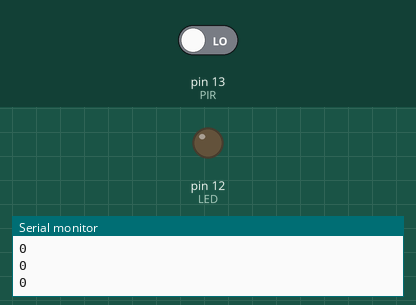
This sketch was run on a simulated Arduino Uno, built with avr-gcc and run on an emulated ATmega328P. Shown: output pins drawn as LEDs (lit = HIGH), the last lines printed to the serial monitor. Inputs (shaded band) come from the test bench; at power-on: pin 13 (PIR) LOW.

Above: at 1.3 s.
1.4 s: pin 13 (PIR) driven HIGH
At 2.5 s:
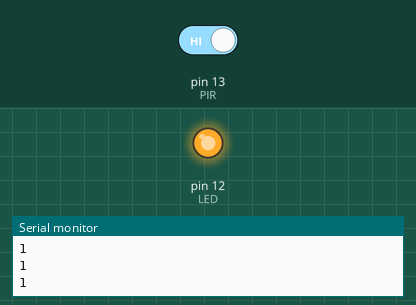
3.0 s: pin 13 (PIR) driven LOW
At 3.6 s:
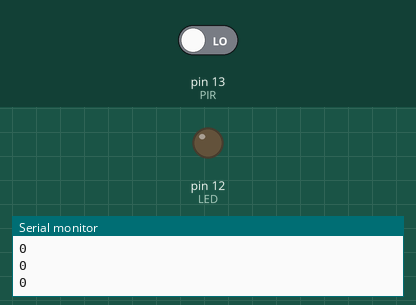
Timing chart, 0 to 6.0 s (numbered marks = the images above; inputs shaded):
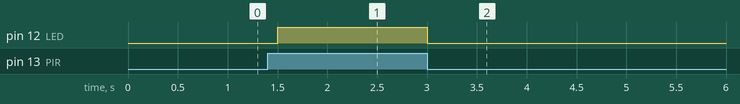

Measured:
- after the input at 1.4 s, pin 12 (LED): LOW → HIGH after 0.10 s
- after the input at 3.0 s, pin 12 (LED): HIGH → LOW at once

The sketch:

pir.ino
```cpp
#define PIR 13
#define LED 12

void setup() {
	pinMode(PIR, INPUT);
	pinMode(LED, OUTPUT);
	Serial.begin(9600);
}

void loop() {
	int valeurPIR = digitalRead(PIR);
	Serial.println(valeurPIR);
	if(valeurPIR == 1){
		digitalWrite(LED, HIGH);
	} else {
		digitalWrite(LED, LOW);
	}
	delay(250);
}
```
